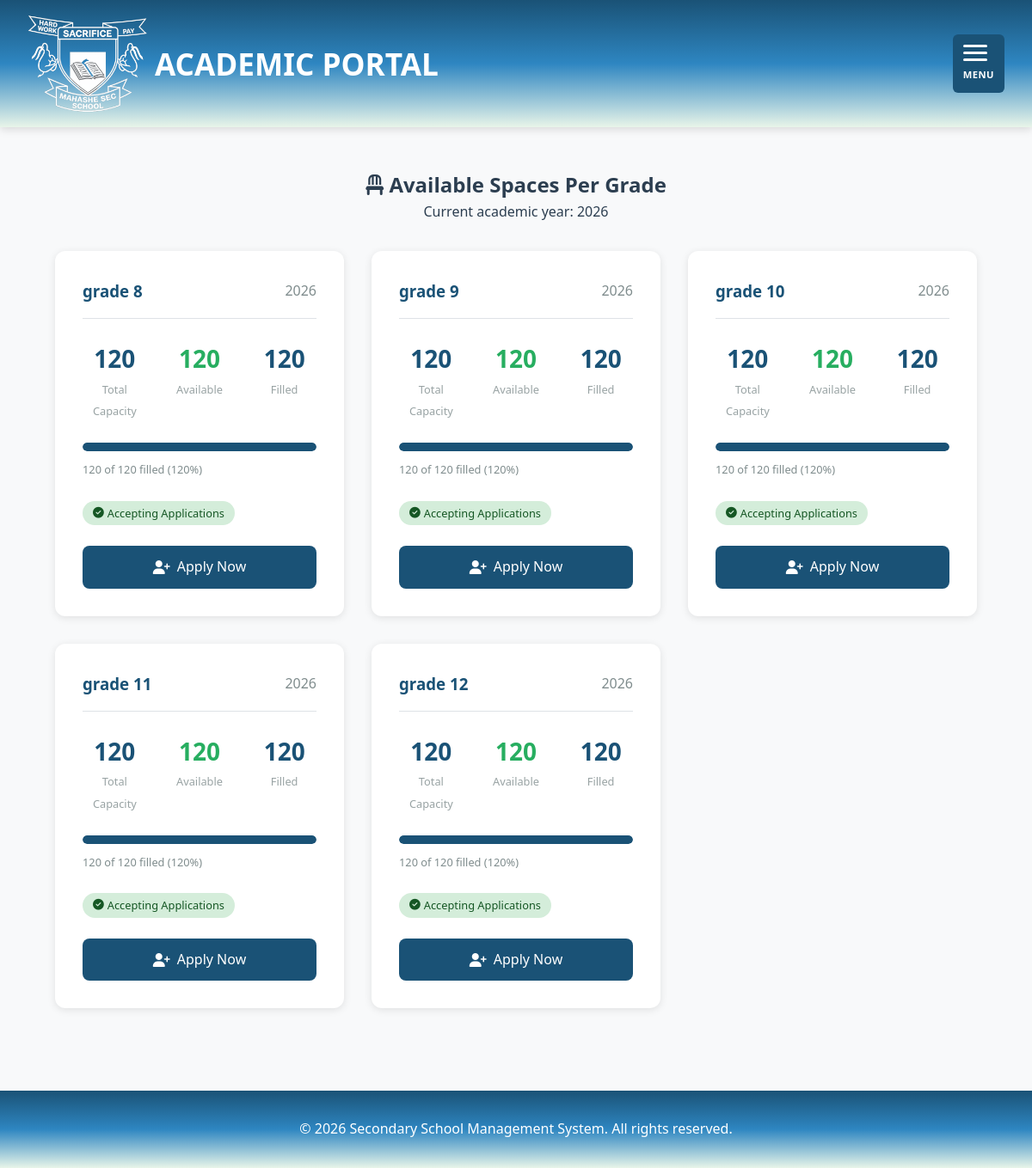
The app's page /available-spaces/ with its own data.
### portal/models.py (models this page shows, shortened)
class Grade(models.Model):
    GRADE_CHOICES = [
        (8, 'Grade 8'),
        (9, 'Grade 9'),
        (10, 'Grade 10'),
        (11, 'Grade 11'),
        (12, 'Grade 12'),
    ]
    grade_number = models.IntegerField(choices=GRADE_CHOICES)
    grade_name = models.CharField(max_length=50)
    capacity = models.IntegerField(default=30, validators=[MinValueValidator(1)])
    available_spaces = models.IntegerField(default=30)
    year = models.IntegerField(default=timezone.now().year)
    description = models.TextField(blank=True)
    class Meta:
        unique_together = ['grade_number', 'year']
        ordering = ['grade_number']

### portal/views.py (the view)
# urls.py: path('available-spaces/', views.available_spaces, name='available_spaces'),
def available_spaces(request):
    grades = Grade.objects.filter(year=timezone.now().year).order_by('grade_number')
    return render(request, 'portal/available_spaces.html', {'grades': grades})

### templates/portal/available_spaces.html (shortened to what this page needs)
{% extends 'base.html' %}
{% load exam_tags %}
{% block content %}
<section class="spaces-section">
    <div class="container">
        <div class="section-header">
            <h1><i class="fas fa-chair"></i> Available Spaces Per Grade</h1>
            <p>Current academic year: {{ grades.0.year }}</p>
        </div>
        <div class="spaces-grid">
            {% for grade in grades %}
            <div class="space-card">
                <div class="space-header">
                    <h3>{{ grade.grade_name }}</h3>
                    <span class="space-year">{{ grade.year }}</span>
                </div>
                <div class="space-stats">
                    <div class="stat">
                        <span class="stat-value">{{ grade.capacity }}</span>
                        <span class="stat-label">Total Capacity</span>
                    </div>
                    <div class="stat {% if grade.available_spaces == 0 %}stat-full{% elif grade.available_spaces < 5 %}stat-limited{% else %}stat-available{% endif %}">
                        <span class="stat-value">{{ grade.available_spaces }}</span>
                        <span class="stat-label">Available</span>
                    </div>
                    <div class="stat">
                        <span class="stat-value">{{ grade.capacity|sub:grade.available_spaces }}</span>
                        <span class="stat-label">Filled</span>
                    </div>
                </div>
                {% with filled=grade.capacity|sub:grade.available_spaces %}
                {% with percentage=filled|div:grade.capacity|mul:100 %}
                <div class="space-progress">
                    <div class="progress-bar" data-filled="{{ filled }}" data-capacity="{{ grade.capacity }}">
                        <div class="progress-fill js-progress-fill"></div>
                    </div>
                    <span class="progress-text">
                        {{ filled }} of {{ grade.capacity }} filled ({{ percentage|floatformat:0 }}%)
                    </span>
                </div>
                {% endwith %}
                {% endwith %}
                <div class="space-status">
                    {% if grade.available_spaces == 0 %}
                        <span class="badge badge-danger"><i class="fas fa-ban"></i> Full - Waitlist Only</span>
                    {% elif grade.available_spaces < 5 %}
                        <span class="badge badge-warning"><i class="fas fa-exclamation-triangle"></i> Limited Spaces</span>
                    {% else %}
                        <span class="badge badge-success"><i class="fas fa-check-circle"></i> Accepting Applications</span>
                    {% endif %}
                </div>
                {% if grade.available_spaces > 0 %}
                <a href="{% url 'apply_admission' %}" class="btn btn-primary btn-block">
                    <i class="fas fa-user-plus"></i> Apply Now
                </a>
                {% endif %}
            </div>
            {% empty %}
            <div class="empty-state">
                <i class="fas fa-info-circle"></i>
                <p>No grade information available at this time.</p>
            </div>
            {% endfor %}
        </div>
    </div>
</section>
{% endblock %}

### static/css/style.css (style rules this page uses)
:root { --primary-color: #1a5276; --primary-dark: #154360; --primary-light: #2e86c1; --secondary-color: #28b463; --accent-color: #f39c12; --danger-color: #e74c3c; --warning-color: #f1c40f; --info-color: #3498db; --success-color: #27ae60; --text-dark: #2c3e50; --text-light: #7f8c8d; --bg-light: #f8f9fa; --bg-white: #ffffff; --border-color: #dee2e6; --shadow: 0 2px 10px rgba(0,0,0,0.1); --shadow-lg: 0 4px 20px rgba(0,0,0,0.15); --radius: 8px; --radius-lg: 12px; --transition: all 0.3s ease; }
*, *::before, *::after { box-sizing: border-box; margin: 0; padding: 0; }
html { font-size: 16px; scroll-behavior: smooth; }
body { font-family: 'Segoe UI', Tahoma, Geneva, Verdana, sans-serif; line-height: 1.6; color: var(--text-dark); background-color: var(--bg-light); min-height: 100vh; }
a { text-decoration: none; color: var(--primary-color); transition: var(--transition); }
.container { max-width: 1200px; margin: 0 auto; padding: 0 2rem; }
.stat-label { font-size: 0.9rem; opacity: 0.8; }
.btn { display: inline-flex; align-items: center; gap: 0.5rem; padding: 0.75rem 1.5rem; border: none; border-radius: var(--radius); font-size: 1rem; font-weight: 500; cursor: pointer; transition: var(--transition); text-decoration: none; }
.btn-primary { background: var(--primary-color); color: white; }
.btn-block { display: flex; justify-content: center; width: 100%; }
.badge { display: inline-flex; align-items: center; gap: 0.25rem; padding: 0.25rem 0.75rem; border-radius: 20px; font-size: 0.8rem; font-weight: 500; }
.badge-success { background: #d4edda; color: #155724; }
.stat-value { font-size: 1.75rem; font-weight: 700; color: var(--primary-color); }
.stat-label { color: var(--text-light); font-size: 0.9rem; }
.spaces-section { padding: 3rem 2rem; }
.section-header { text-align: center; margin-bottom: 2rem; }
.spaces-grid { display: grid; grid-template-columns: repeat(auto-fit, minmax(300px, 1fr)); gap: 2rem; }
.space-card { background: var(--bg-white); border-radius: var(--radius-lg); box-shadow: var(--shadow); padding: 2rem; transition: var(--transition); }
.space-header { display: flex; justify-content: space-between; align-items: center; margin-bottom: 1.5rem; padding-bottom: 1rem; border-bottom: 1px solid var(--border-color); }
.space-header h3 { color: var(--primary-color); }
.space-year { color: var(--text-light); }
.space-stats { display: flex; gap: 1.5rem; margin-bottom: 1.5rem; }
.space-stats .stat { text-align: center; flex: 1; }
.space-stats .stat-value { display: block; font-size: 1.75rem; font-weight: 700; color: var(--primary-color); }
.space-stats .stat-label { font-size: 0.8rem; color: var(--text-light); }
.space-stats .stat-available .stat-value { color: var(--success-color); }
.space-progress { margin-bottom: 1.5rem; }
.progress-bar { height: 10px; background: var(--bg-light); border-radius: 5px; overflow: hidden; margin-bottom: 0.5rem; }
.progress-fill { height: 100%; background: var(--primary-color); border-radius: 5px; transition: width 0.5s ease; }
.progress-text { font-size: 0.8rem; color: var(--text-light); }
.space-status { margin-bottom: 1.5rem; }

### records on screen
Grade: year "2026", grade_name "grade 8", capacity "120", available_spaces "120", capacity|sub "120", grade "120", percentage "120", shows "Accepting Applications", shows "Apply Now"
Grade: grade_name "grade 9", year "2026", capacity "120", available_spaces "120", capacity|sub "120", grade "120", percentage "120", shows "Accepting Applications", shows "Apply Now"
Grade: grade_name "grade 10", year "2026", capacity "120", available_spaces "120", capacity|sub "120", grade "120", percentage "120", shows "Accepting Applications", shows "Apply Now"
Grade: grade_name "grade 11", year "2026", capacity "120", available_spaces "120", capacity|sub "120", grade "120", percentage "120", shows "Accepting Applications", shows "Apply Now"
Grade: grade_name "grade 12", year "2026", capacity "120", available_spaces "120", capacity|sub "120", grade "120", percentage "120", shows "Accepting Applications", shows "Apply Now"
